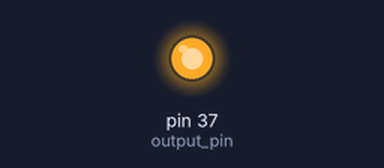
This program was run on a simulated RDK X3 (header pin numbers). On the bench: output pins drawn as LEDs (lit = HIGH). Dashed ring = blinking. What the program prints to the terminal is not drawn.

Above: at 1.0 s.
At 2.5 s:
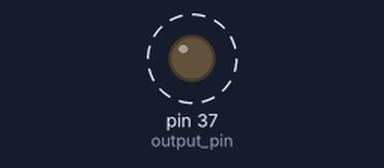
Timing chart, 0 to 4.6 s (numbered marks = the images above):
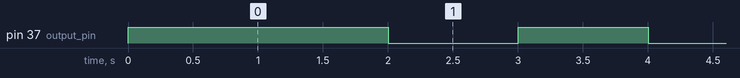

The program:

simple_out.py
```python
#!/usr/bin/env python3

################################################################################
# Copyright (c) 2024,D-Robotics.
#
# Licensed under the Apache License, Version 2.0 (the "License");
# you may not use this file except in compliance with the License.
# You may obtain a copy of the License at
#
#     http://www.apache.org/licenses/LICENSE-2.0
#
# Unless required by applicable law or agreed to in writing, software
# distributed under the License is distributed on an "AS IS" BASIS,
# WITHOUT WARRANTIES OR CONDITIONS OF ANY KIND, either express or implied.
# See the License for the specific language governing permissions and
# limitations under the License.
################################################################################

import sys
import signal
import Hobot.GPIO as GPIO
import time

def signal_handler(signal, frame):
    sys.exit(0)

# 定义使用的GPIO通道为37
output_pin = 37 # BOARD 编码 37

GPIO.setwarnings(False)

def main():
    # 设置管脚编码模式为硬件编号 BOARD
    GPIO.setmode(GPIO.BOARD)
    # 设置为输出模式，并且初始化为高电平
    GPIO.setup(output_pin, GPIO.OUT, initial=GPIO.HIGH)
    # 记录当前管脚状态
    curr_value = GPIO.HIGH
    print("Starting demo now! Press CTRL+C to exit")
    try:
        # 间隔1秒时间，循环控制LED灯亮灭
        while True:
            time.sleep(1)
            GPIO.output(output_pin, curr_value)
            curr_value ^= GPIO.HIGH
    finally:
        GPIO.cleanup()

if __name__=='__main__':
    signal.signal(signal.SIGINT, signal_handler)
    main()
```

Measured:
- by itself, pin 37 (output_pin): alternates HIGH for 1.0 s and LOW for 1.0 s
